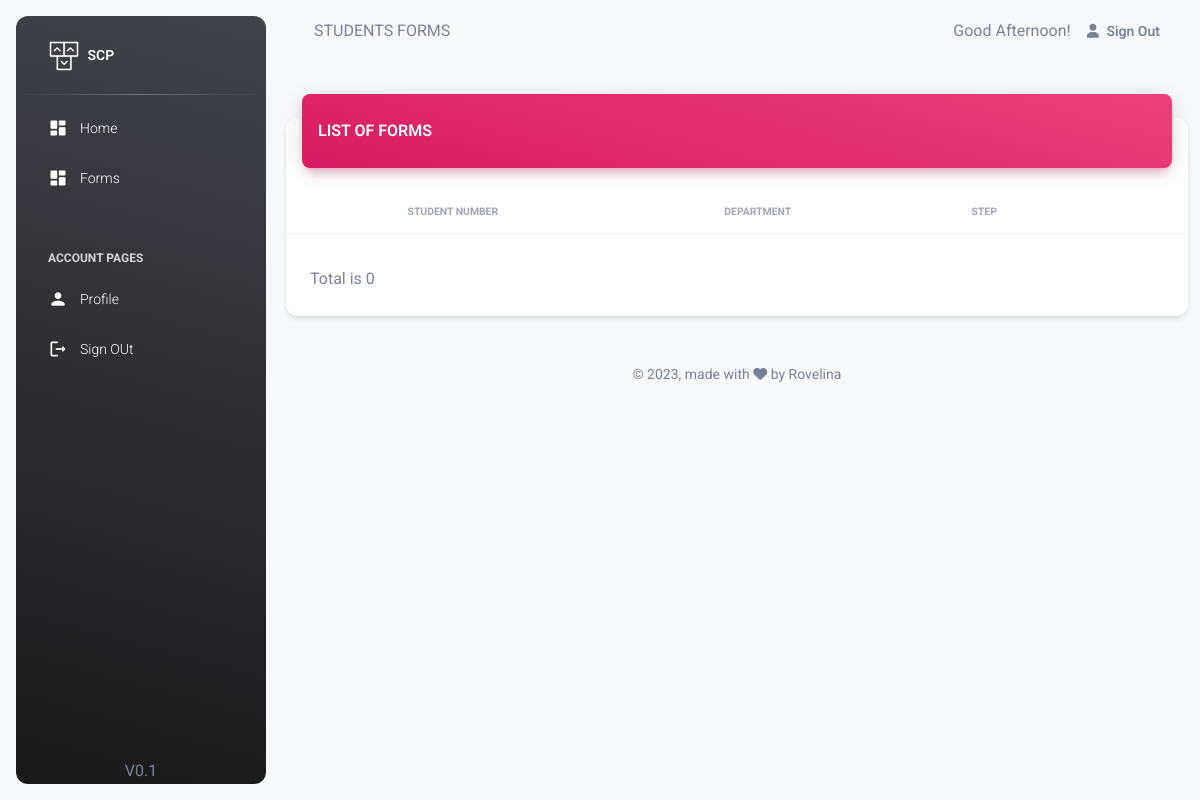
Before: /pages/staff/forms.php (signed in) with the older database file.
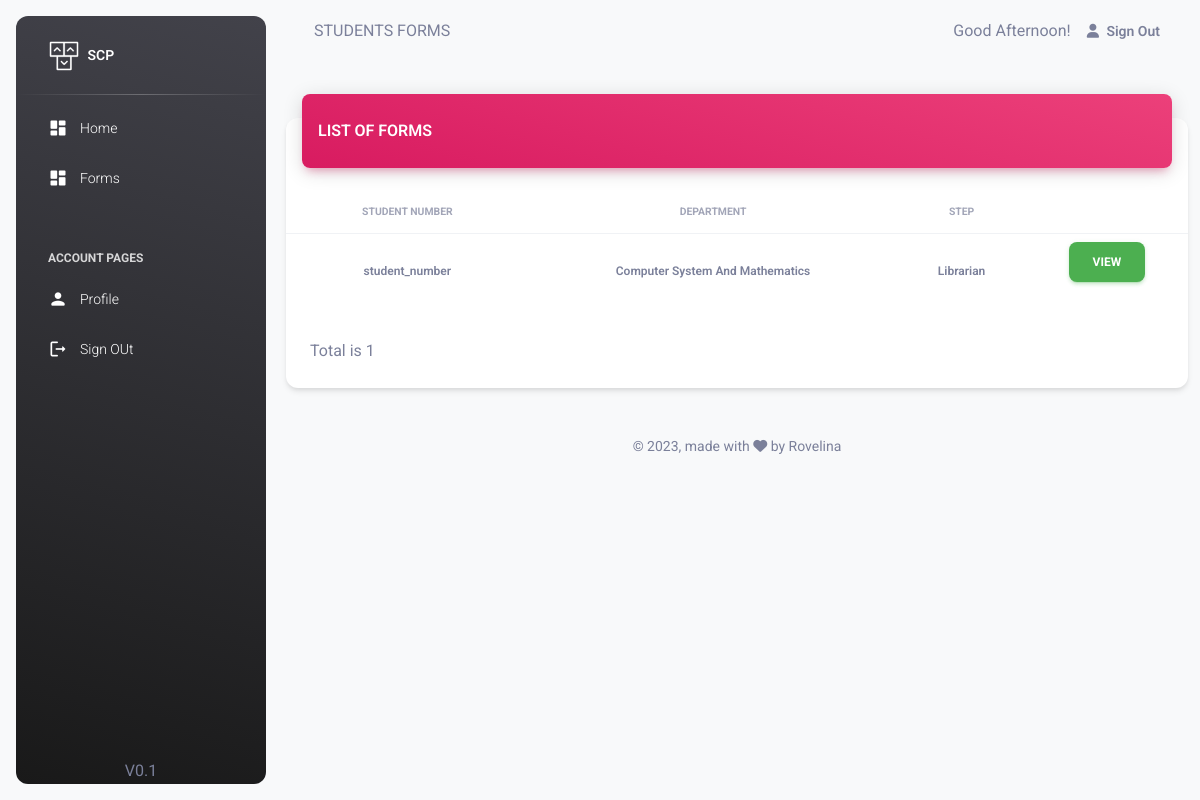
After: the same page with the newer database file.
### tables this page shows
CREATE TABLE `form` (
  `form_id` bigint(20) NOT NULL,
  `student` varchar(50) NOT NULL,
  `form_step` int(11) NOT NULL
);

CREATE TABLE `department` (
  `department_name` varchar(250) NOT NULL,
  `department_number` int(11) NOT NULL
);

CREATE TABLE `form_step` (
  `step_id` int(11) NOT NULL,
  `step_name` varchar(50) NOT NULL
);

### classes/Form.php (called while the page is built, shortened)
<?php
 class Form {
    public function staff_forms($staff_id)
    {
        try{
            $db = getDB();
            $stmt = $db->prepare("SELECT * FROM form frm
            inner join form_step fst on frm.form_step = fst.step_id
            inner  join student std on std.student_number = frm.student
            inner join department dpt  on dpt.department_number = std.department
             ");
            $stmt->execute();
            $data = $stmt->fetchAll();
            return $data;
        }
        catch(PDOException $e) {
            echo '{"error":{"text":'. $e->getMessage() .'}}';
        }
    }
 }
?>

### pages/staff/forms.php (the view, shortened to what this page needs)
<?php
    include('../session.php');
    $forms=$form_class->staff_forms($login_session_id);
?>
<!DOCTYPE html>
<html lang="en">
  <head>
    <?php include 'head.php';?>
  </head>
  <body class="g-sidenav-show  bg-gray-100">
    <?php include 'aside.php';?>
    <main class="main-content border-radius-lg ">
      <?php include 'navbar.php';?>
      <div class="container-fluid py-4">
        <div class="row">
          <div class="col-12">
            <div class="card my-4">
              <div class="card-header p-0 position-relative mt-n4 mx-3 z-index-2">
                <div class="bg-gradient-primary shadow-primary border-radius-lg pt-4 pb-3">
                  <div class="row">
                      <div class="col-6">
                        <h6 class="text-white  text-capitalize ps-3">LIST OF FORMS </h6>
                      </div>
                  </div>
                </div>
              </div>
              <div class="card-body px-0 pb-2">
                <div class="table-responsive p-0">
                <table class="table align-items-center mb-0">
                  <thead>
                    <tr>
                      <th class="text-center text-uppercase text-secondary text-xxs font-weight-bolder opacity-7">Student Number</th>
                      <th class="text-center text-uppercase text-secondary text-xxs font-weight-bolder opacity-7">Department</th>
                      <th class="text-center text-uppercase text-secondary text-xxs font-weight-bolder opacity-7">Step</th>
                      <th class="text-center text-uppercase text-secondary text-xxs font-weight-bolder opacity-7"></th>
                    </tr>
                  </thead>
                  <tbody>
                      <?php
                        foreach ($forms as $form) {
                          echo "
                          <tr>
                            <td class='align-middle text-center text-sm'>
                              <span class='text-secondary text-xs font-weight-bold'>{$form['student']}</span>
                            </td>
                            <td class='align-middle text-center text-sm'>
                              <span class='text-secondary text-xs font-weight-bold'>{$form['department_name']}</span>
                            </td>
                            <td class='align-middle text-center text-sm'>
                              <span class='text-secondary text-xs font-weight-bold'>{$form['step_name']}</span>
                            </td>
                            <td class='align-middle text-center'>
                              <a href='./form_view.php?id={$form['form_id']}' class='btn btn-success'>VIEW</a>
                            </td>
                          </tr>
                        ";
                        }
                      ?>
                  </tbody>
                </table>
                </div>
              </div>
              <div class="card-footer">
                Total is <?php  echo count($forms)?>
              </div>
            </div>
          </div>
        </div>
        <?php include 'footer.php';?>
      </div>
    </main>
  </body>
</html>

Changed rows visible on the page:
added form: student "student_number", department.department_name "Computer System And Mathematics", form_step.step_name "Librarian"
Other visible differences:
count($forms): "0" → "1"
